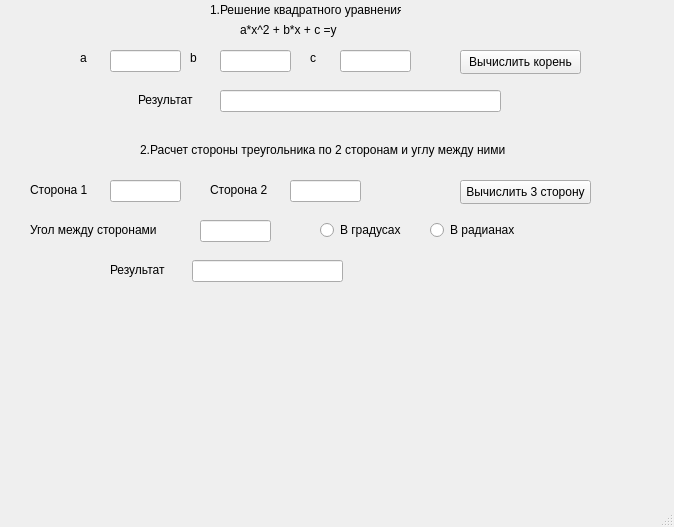
<?xml version="1.0" encoding="UTF-8"?>
<ui version="4.0">
 <class>MainWindow</class>
 <widget class="QMainWindow" name="MainWindow">
  <property name="geometry">
   <rect>
    <x>0</x>
    <y>0</y>
    <width>674</width>
    <height>527</height>
   </rect>
  </property>
  <property name="windowTitle">
   <string>MainWindow</string>
  </property>
  <widget class="QWidget" name="centralwidget">
   <widget class="QLineEdit" name="lineEditA">
    <property name="geometry">
     <rect>
      <x>110</x>
      <y>50</y>
      <width>71</width>
      <height>22</height>
     </rect>
    </property>
   </widget>
   <widget class="QLineEdit" name="lineEditB">
    <property name="geometry">
     <rect>
      <x>220</x>
      <y>50</y>
      <width>71</width>
      <height>22</height>
     </rect>
    </property>
   </widget>
   <widget class="QLineEdit" name="lineEditC">
    <property name="geometry">
     <rect>
      <x>340</x>
      <y>50</y>
      <width>71</width>
      <height>22</height>
     </rect>
    </property>
   </widget>
   <widget class="QPushButton" name="buttonResult">
    <property name="geometry">
     <rect>
      <x>460</x>
      <y>50</y>
      <width>121</width>
      <height>24</height>
     </rect>
    </property>
    <property name="text">
     <string>Вычислить корень</string>
    </property>
   </widget>
   <widget class="QLabel" name="label">
    <property name="geometry">
     <rect>
      <x>80</x>
      <y>50</y>
      <width>21</width>
      <height>16</height>
     </rect>
    </property>
    <property name="text">
     <string>a</string>
    </property>
   </widget>
   <widget class="QLabel" name="label_2">
    <property name="geometry">
     <rect>
      <x>190</x>
      <y>50</y>
      <width>21</width>
      <height>16</height>
     </rect>
    </property>
    <property name="text">
     <string>b</string>
    </property>
   </widget>
   <widget class="QLabel" name="label_3">
    <property name="geometry">
     <rect>
      <x>310</x>
      <y>50</y>
      <width>49</width>
      <height>16</height>
     </rect>
    </property>
    <property name="text">
     <string>c</string>
    </property>
   </widget>
   <widget class="QLabel" name="label_4">
    <property name="geometry">
     <rect>
      <x>240</x>
      <y>20</y>
      <width>161</width>
      <height>20</height>
     </rect>
    </property>
    <property name="text">
     <string>a*x^2 + b*x + c =y</string>
    </property>
   </widget>
   <widget class="QLineEdit" name="answerTab">
    <property name="geometry">
     <rect>
      <x>220</x>
      <y>90</y>
      <width>281</width>
      <height>22</height>
     </rect>
    </property>
   </widget>
   <widget class="QLabel" name="label_5">
    <property name="geometry">
     <rect>
      <x>138</x>
      <y>90</y>
      <width>61</width>
      <height>20</height>
     </rect>
    </property>
    <property name="text">
     <string>Результат</string>
    </property>
   </widget>
   <widget class="QLabel" name="label_6">
    <property name="geometry">
     <rect>
      <x>210</x>
      <y>0</y>
      <width>191</width>
      <height>20</height>
     </rect>
    </property>
    <property name="text">
     <string>1.Решение квадратного уравнения</string>
    </property>
   </widget>
   <widget class="QLabel" name="label_7">
    <property name="geometry">
     <rect>
      <x>140</x>
      <y>140</y>
      <width>371</width>
      <height>20</height>
     </rect>
    </property>
    <property name="text">
     <string>2.Расчет стороны треугольника по 2 сторонам и углу между ними</string>
    </property>
   </widget>
   <widget class="QLineEdit" name="lineEdit1">
    <property name="geometry">
     <rect>
      <x>110</x>
      <y>180</y>
      <width>71</width>
      <height>22</height>
     </rect>
    </property>
   </widget>
   <widget class="QLabel" name="label_8">
    <property name="geometry">
     <rect>
      <x>30</x>
      <y>180</y>
      <width>61</width>
      <height>20</height>
     </rect>
    </property>
    <property name="text">
     <string>Сторона 1</string>
    </property>
   </widget>
   <widget class="QLabel" name="label_9">
    <property name="geometry">
     <rect>
      <x>210</x>
      <y>180</y>
      <width>61</width>
      <height>20</height>
     </rect>
    </property>
    <property name="text">
     <string>Сторона 2</string>
    </property>
   </widget>
   <widget class="QLineEdit" name="lineEdit2">
    <property name="geometry">
     <rect>
      <x>290</x>
      <y>180</y>
      <width>71</width>
      <height>22</height>
     </rect>
    </property>
   </widget>
   <widget class="QLabel" name="label_10">
    <property name="geometry">
     <rect>
      <x>30</x>
      <y>220</y>
      <width>141</width>
      <height>20</height>
     </rect>
    </property>
    <property name="text">
     <string>Угол между сторонами</string>
    </property>
   </widget>
   <widget class="QLineEdit" name="lineEdit3">
    <property name="geometry">
     <rect>
      <x>200</x>
      <y>220</y>
      <width>71</width>
      <height>22</height>
     </rect>
    </property>
   </widget>
   <widget class="QRadioButton" name="radioButtonGr">
    <property name="geometry">
     <rect>
      <x>320</x>
      <y>220</y>
      <width>89</width>
      <height>20</height>
     </rect>
    </property>
    <property name="text">
     <string>В градусах</string>
    </property>
   </widget>
   <widget class="QRadioButton" name="radioButtonRad">
    <property name="geometry">
     <rect>
      <x>430</x>
      <y>220</y>
      <width>89</width>
      <height>20</height>
     </rect>
    </property>
    <property name="text">
     <string>В радианах</string>
    </property>
   </widget>
   <widget class="QLineEdit" name="answerTab2">
    <property name="geometry">
     <rect>
      <x>192</x>
      <y>260</y>
      <width>151</width>
      <height>22</height>
     </rect>
    </property>
   </widget>
   <widget class="QLabel" name="label_11">
    <property name="geometry">
     <rect>
      <x>110</x>
      <y>260</y>
      <width>61</width>
      <height>20</height>
     </rect>
    </property>
    <property name="text">
     <string>Результат</string>
    </property>
   </widget>
   <widget class="QPushButton" name="buttonResult2">
    <property name="geometry">
     <rect>
      <x>460</x>
      <y>180</y>
      <width>131</width>
      <height>24</height>
     </rect>
    </property>
    <property name="text">
     <string>Вычислить 3 сторону</string>
    </property>
   </widget>
  </widget>
  <widget class="QMenuBar" name="menubar">
   <property name="geometry">
    <rect>
     <x>0</x>
     <y>0</y>
     <width>674</width>
     <height>22</height>
    </rect>
   </property>
  </widget>
  <widget class="QStatusBar" name="statusbar"/>
 </widget>
 <resources/>
 <connections/>
</ui>
